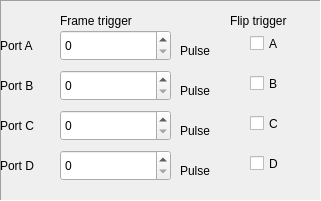
   <widget class="QFrame" name="frame_4">
    <property name="geometry">
     <rect>
      <x>10</x>
      <y>320</y>
      <width>321</width>
      <height>201</height>
     </rect>
    </property>
    <property name="frameShape">
     <enum>QFrame::Panel</enum>
    </property>
    <property name="frameShadow">
     <enum>QFrame::Sunken</enum>
    </property>
    <widget class="QLabel" name="label_16">
     <property name="geometry">
      <rect>
       <x>0</x>
       <y>30</y>
       <width>61</width>
       <height>31</height>
      </rect>
     </property>
     <property name="text">
      <string>Port A</string>
     </property>
    </widget>
    <widget class="QLabel" name="label_17">
     <property name="geometry">
      <rect>
       <x>0</x>
       <y>70</y>
       <width>61</width>
       <height>31</height>
      </rect>
     </property>
     <property name="text">
      <string>Port B</string>
     </property>
    </widget>
    <widget class="QLabel" name="label_19">
     <property name="geometry">
      <rect>
       <x>0</x>
       <y>110</y>
       <width>61</width>
       <height>31</height>
      </rect>
     </property>
     <property name="text">
      <string>Port C</string>
     </property>
    </widget>
    <widget class="QLabel" name="label_20">
     <property name="geometry">
      <rect>
       <x>0</x>
       <y>150</y>
       <width>61</width>
       <height>31</height>
      </rect>
     </property>
     <property name="text">
      <string>Port D</string>
     </property>
    </widget>
    <widget class="QLabel" name="label_Unit1">
     <property name="geometry">
      <rect>
       <x>180</x>
       <y>40</y>
       <width>41</width>
       <height>21</height>
      </rect>
     </property>
     <property name="text">
      <string>Pulse</string>
     </property>
    </widget>
    <widget class="QSpinBox" name="spinBoxDelayFrameTriggerA">
     <property name="geometry">
      <rect>
       <x>60</x>
       <y>30</y>
       <width>111</width>
       <height>31</height>
      </rect>
     </property>
     <property name="maximum">
      <number>16777215</number>
     </property>
    </widget>
    <widget class="QLabel" name="label_Unit2">
     <property name="geometry">
      <rect>
       <x>180</x>
       <y>80</y>
       <width>41</width>
       <height>21</height>
      </rect>
     </property>
     <property name="text">
      <string>Pulse</string>
     </property>
    </widget>
    <widget class="QSpinBox" name="spinBoxDelayFrameTriggerB">
     <property name="geometry">
      <rect>
       <x>60</x>
       <y>70</y>
       <width>111</width>
       <height>31</height>
      </rect>
     </property>
     <property name="maximum">
      <number>16777215</number>
     </property>
    </widget>
    <widget class="QLabel" name="label_Unit2_2">
     <property name="geometry">
      <rect>
       <x>180</x>
       <y>120</y>
       <width>41</width>
       <height>21</height>
      </rect>
     </property>
     <property name="text">
      <string>Pulse</string>
     </property>
    </widget>
    <widget class="QSpinBox" name="spinBoxDelayFrameTriggerC">
     <property name="geometry">
      <rect>
       <x>60</x>
       <y>110</y>
       <width>111</width>
       <height>31</height>
      </rect>
     </property>
     <property name="maximum">
      <number>16777215</number>
     </property>
    </widget>
    <widget class="QLabel" name="label_Unit2_3">
     <property name="geometry">
      <rect>
       <x>180</x>
       <y>160</y>
       <width>41</width>
       <height>21</height>
      </rect>
     </property>
     <property name="text">
      <string>Pulse</string>
     </property>
    </widget>
    <widget class="QSpinBox" name="spinBoxDelayFrameTriggerD">
     <property name="geometry">
      <rect>
       <x>60</x>
       <y>150</y>
       <width>111</width>
       <height>31</height>
      </rect>
     </property>
     <property name="maximum">
      <number>16777215</number>
     </property>
    </widget>
    <widget class="QLabel" name="label_4">
     <property name="geometry">
      <rect>
       <x>60</x>
       <y>10</y>
       <width>101</width>
       <height>21</height>
      </rect>
     </property>
     <property name="text">
      <string>Frame trigger</string>
     </property>
    </widget>
    <widget class="QLabel" name="label_23">
     <property name="geometry">
      <rect>
       <x>230</x>
       <y>10</y>
       <width>81</width>
       <height>21</height>
      </rect>
     </property>
     <property name="text">
      <string>Flip trigger</string>
     </property>
    </widget>
    <widget class="QCheckBox" name="checkBoxFlipFrameTriggerA">
     <property name="geometry">
      <rect>
       <x>250</x>
       <y>30</y>
       <width>51</width>
       <height>27</height>
      </rect>
     </property>
     <property name="text">
      <string>A</string>
     </property>
    </widget>
    <widget class="QCheckBox" name="checkBoxFlipFrameTriggerB">
     <property name="geometry">
      <rect>
       <x>250</x>
       <y>70</y>
       <width>51</width>
       <height>27</height>
      </rect>
     </property>
     <property name="text">
      <string>B</string>
     </property>
    </widget>
    <widget class="QCheckBox" name="checkBoxFlipFrameTriggerC">
     <property name="geometry">
      <rect>
       <x>250</x>
       <y>110</y>
       <width>51</width>
       <height>27</height>
      </rect>
     </property>
     <property name="text">
      <string>C</string>
     </property>
    </widget>
    <widget class="QCheckBox" name="checkBoxFlipFrameTriggerD">
     <property name="geometry">
      <rect>
       <x>250</x>
       <y>150</y>
       <width>51</width>
       <height>27</height>
      </rect>
     </property>
     <property name="text">
      <string>D</string>
     </property>
    </widget>
   </widget>
